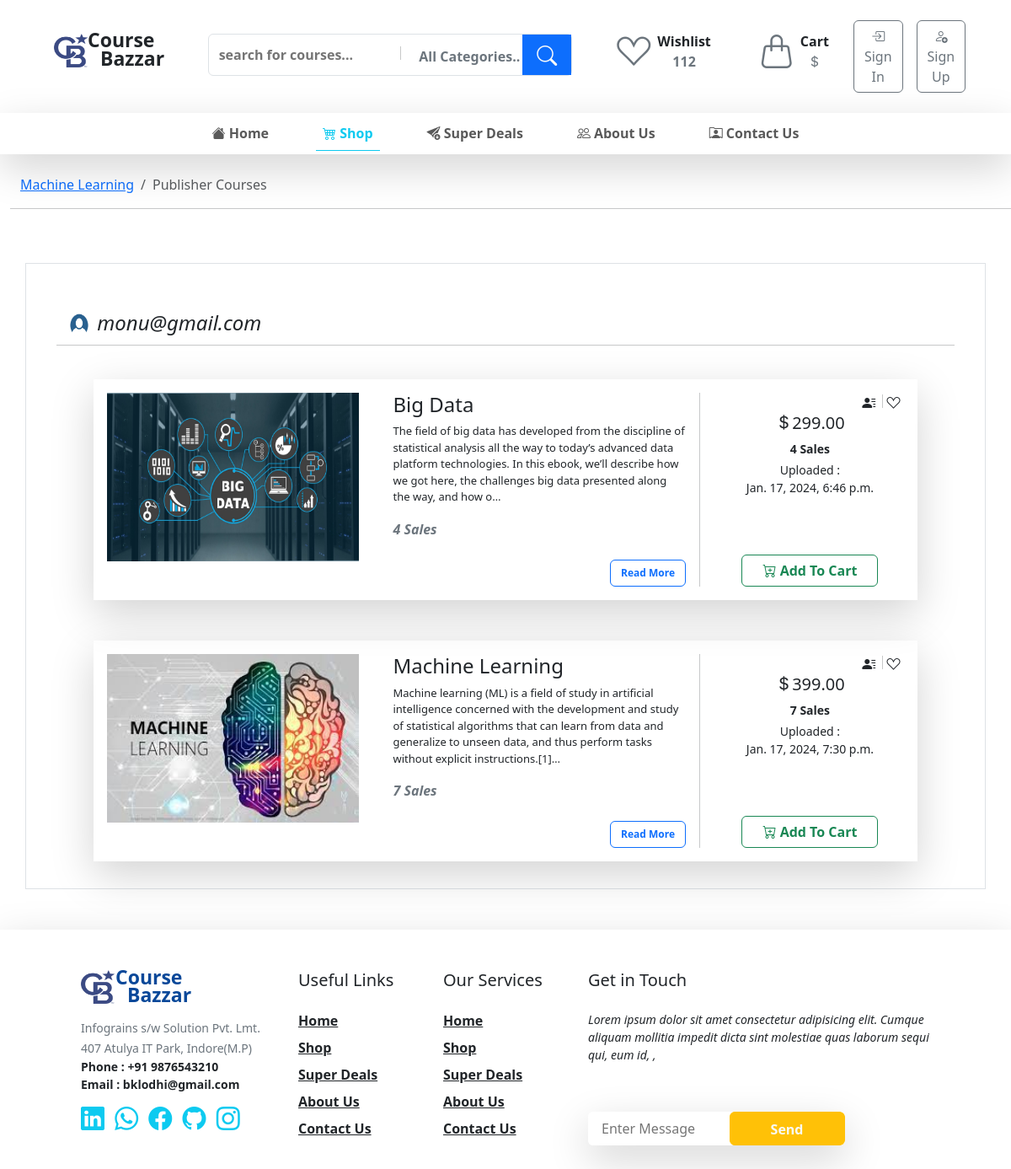
The page /course/about-more/publishercourses/2/ on the database its author committed.
### customer/models.py (models this page shows)
class Course(models.Model):
    user =  models.ForeignKey(CustomUser, related_name='courses', on_delete=models.CASCADE)
    category = models.OneToOneField(CourseCategory, related_name='category', on_delete=models.CASCADE)
    title =  models.CharField(max_length=50)
    key_points = models.CharField(max_length=100,blank=True, null=True)
    description = models.TextField(max_length=5000)
    price = models.IntegerField()
    sale_counter = models.IntegerField(default=0)
    published_datetime = models.DateTimeField(default=datetime.datetime.now())
    approval_datetime = models.DateTimeField(blank=True, null=True)
    approve = models.BooleanField(default = False)
    image = models.ImageField(upload_to="Course Image/")
    course_file = models.FileField( upload_to='Courses/')
    def __str__(self):
        return self.title

class CustomUser(AbstractUser):
    is_buyer = models.BooleanField(default=True)
    is_seller = models.BooleanField(default=False)
    phone = models.CharField(max_length=15)
    gender =  models.CharField(max_length=32,choices=(('male',"Male"),("female", "Female"),("other", "Other")))
    image = models.ImageField(upload_to='Profile/', default='Profile/pic.png')

### myapp/views.py (the view)
def publishercourses(request, id):
    backurl = request.META.get('HTTP_REFERER')
    course = Course.objects.get(id=id)
    user = CustomUser.objects.get(id=course.user_id)
    usercourses = user.courses.all()
    print("=================================================")
    print(usercourses)
    context={
        'backurl':backurl,
        'course':course,
        'usercourses':usercourses,
        'buycourse':True
    }
    return render(request, 'customercourses.html', context)

### customer/profile_context.py (called while the page is built)
def profile_detail(request):
    user = request.user
    if user.username == "admin":
        customer = False
        return  {'customer':customer}
    if user.is_authenticated :
        customer = CustomUser.objects.get(id = user.id)
        cartcounter =  AddToCart.objects.filter(user_id = customer.id).count()
        carts =  AddToCart.objects.filter(user_id = customer.id)
        total_price = 0.00
        for cart in carts:
            if CourseOffer.objects.filter(course=cart.course).exists():
                total_price += CourseOffer.objects.get(course=cart.course).remaining_amount
            else:
                total_price += cart.course.price
        context={
            'customer':customer,
            'cartcounter' : cartcounter,
            'total_pay_price':total_price
        }
    else:
        context={
            'customer':False
        }
    return  context

### templates/customercourses.html (shortened to what this page needs)
{% extends "base.html" %} {% block body %}
<div class="container-fuild overflow-hidden">
  <div class="row ps-4 pt-2">
    <nav aria-label="breadcrumb">
      <ol class="breadcrumb">
        <li class="breadcrumb-item">
          <a href="{{backurl}}">{{course.title}} </a>
        </li>
        <li class="breadcrumb-item active" aria-current="page">
          Publisher Courses
        </li>
      </ol>
    </nav>
    <hr />
  </div>
</div>
<div class="container border my-5 py-2 px-5">
  <div class="row mt-5">
    <h4>
      <img
        src="{{course.user.image.url}}"
        alt=""
        style="width: 30px; height: 30px"
        class="rounded-circle"
      />
      <i>{{course.user.email}}</i>
    </h4>
    <hr />
  </div>
  {% for course in usercourses %}
  {% if course.approve %}
  <div class="row py-4">
    <div class="col-11 mx-auto shadow-lg d-flex justify-content-center p-3">
      <div class="row">
        <div class="col-4" style="height: 200px">
          <img src="{{course.image.url}}" width="100%" class="h-100" alt="" />
        </div>
        <div class="col-5 d-flex justify-content-start">
          <div class="px-3">
            <h4>{{course.title}}</h4>
            <p class="fw-normal" style="font-size: 13px">
              {{course.description|truncatechars:249 }}
            </p>
            <span class='me-auto fw-semibold fst-italic text-secondary'> {{course.sale_counter}} Sales</span>
            <div class="w-100 d-flex pt-4">
              <button
                class="btn btn-outline-primary ms-auto"
                style="font-size: 12px; font-weight: 600"
                data-bs-toggle="collapse"
                href="#aboutmore{{course.id}}"
                role="button"
                aria-expanded="false"
                aria-controls="{{cart.course.title}}"
              >
                Read More
              </button>
            </div>
          </div>
        </div>
        <div class="col-3 d-flex flex-column align-items-center ps-2">
          <div class="text-end w-100">
            <i class="bi bi-person-lines-fill pe-1"></i>
            <i class="bi bi-suit-heart pe-1"></i>
          </div>
          <h5 class="text-center">
            <i class="bi bi-currency-dollar"></i>{{course.price}}.00
          </h5>
          <p class="small fw-semibold mb-1">{{course.sale_counter}} Sales</p>
          <p class="small text-center mb-1">
            Uploaded : <br />{{course.published_datetime}}
          </p>
          <a href="{% url 'addtocart' id=course.id %}" class="mt-auto">
            <button class="btn btn-outline-success mt-auto fw-semibold px-4">
              <i class="bi bi-cart-plus"></i> Add To Cart
            </button>
          </a>
        </div>
      </div>
    </div>
  </div>
  {% endif %} {% endfor %}
</div>
{% endblock body %}

### rows shown on the page
Course: title "Machine Learning", user.image (picture), user.email "monu@gmail.com", image (picture), description "Machine learning (ML) is a field of study in artificial intelligence concerned with the development and study of statistical algorithms that can learn from data and generalize to unseen data, and thus perform tasks without explicit instructions.[1]…", sale_counter "7", price "399", published_datetime "Jan. 17, 2024, 7:30 p.m."
Course: image (picture), title "Big Data", description "The field of big data has developed from the discipline of statistical analysis all the way to today’s advanced data platform technologies. In this ebook, we’ll describe how we got here, the challenges big data presented along the way, and how o…", sale_counter "4", price "299", published_datetime "Jan. 17, 2024, 6:46 p.m."
